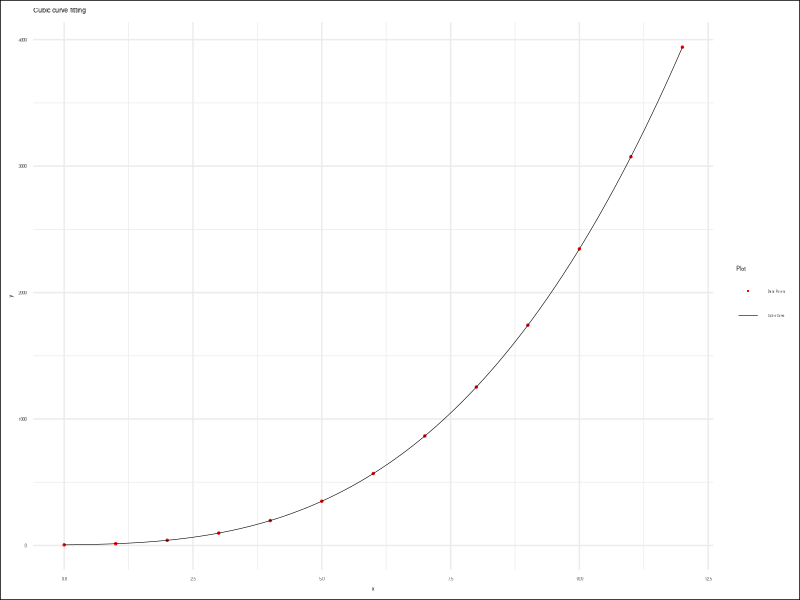

This figure's R source:
# Load required libraries
library(readr)
library(ggplot2)

# Read data from CSV file
data <- read_csv(
  "series.csv",
  show_col_types = FALSE)

# Extract x_values and y_values
x_values <- data$xs
y_values <- data$ys3

# Curve Fitting Order
order <- 3

# Perform cubic regression using lm()
lm_model <- lm(y_values ~
  poly(x_values, order, raw = TRUE))

# Coefficients
coefficients <- coef(lm_model)

# Reverse order to match output
coefficients <- coefficients[
  length(coefficients):1]

# Print coefficients
cat("Coefficients (a, b, c, d):\n\t",
  coefficients, "\n")

# Generate values for the regression line
x_plot <- seq(
  min(x_values), max(x_values),
  length.out = 100)
y_plot <- predict(
  lm_model,
  newdata = data.frame(x_values = x_plot))

# Create data frame for ggplot2
data <- data.frame(x = x_values, y = y_values)

# Plot using ggplot2
plot <- ggplot(data, aes(x = x, y = y)) +
  geom_point(aes(color="Data Points"), size = 0.5) +
  geom_line(
    data = data.frame(x = x_plot, y = y_plot),
    aes(x, y, color="Cubic Curve"),
    linewidth = 0.2) +
  labs(
    x = "x", y = "y",
    title = "Cubic curve fitting") +
  theme_minimal() +
  theme(legend.position = "right",
        legend.text = element_text(size = 2),
        plot.background = element_rect(fill = "white"),
        text = element_text(size = 4)) +
  scale_color_manual(
    name = "Plot",
    breaks = c(
      "Data Points",
      "Cubic Curve"),
    values = c(
      "Data Points"="red",
      "Cubic Curve"="black")) +
  guides(
    color = guide_legend(
      override.aes = list(
        shape = c(16, NA), linetype = c(0, 1)
    )))

# Save plot as PNG
ggsave("16-lm-gg-cubic.png",
  plot, width = 800, height = 400, units = "px")

